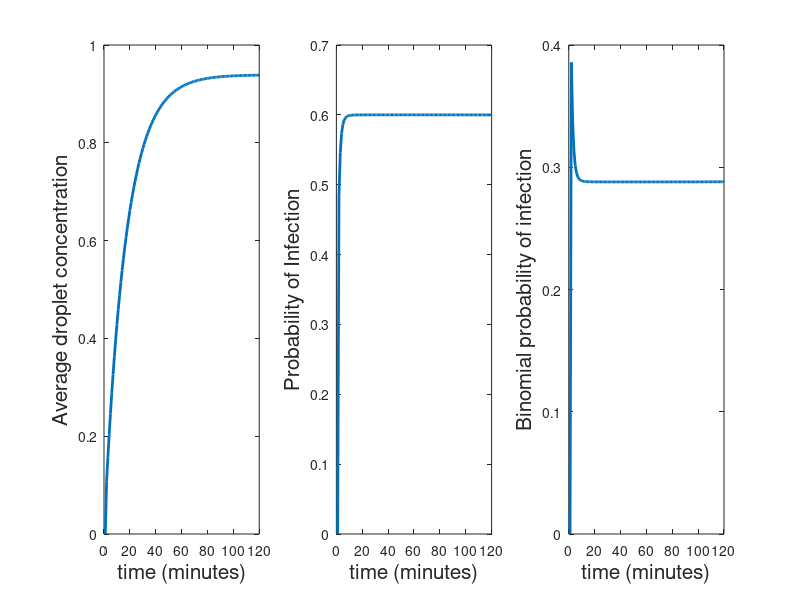

MATLAB code for this plot:
%figure(4), clf
k0=0.0031;   %21 RH relative humidity
k5=0.0078;   %35 RH
ka=0.016;    %51 RH
kb=0.024;    %65 RH
kc=0.028;     %81 RH
k6=0.01; %0.6 ACH
k1=0.016; %1 ACH
k2=0.025; %1.5 ACH
k3=0.1; %6ACH this is with the standard 6ACH
kj=3.19/60;% This is the ACH=3.20 in the office. It assumes
% that a vindow is open.
% Exhalation rate per minute E=1.584 m^2/min.
V=27.67;% Volume of the room in meters cubed.
C(1)=1.584/(V);
p(1)=0.6*(1-exp(-C(1))); %We are assuming that most people are
% vaccinated 0.3 but the strain is virulent (omicron) x 2 =0.6.
%pb(1)=320*p(1)*(1-p(1))^(319);
%pb(1)=(factorial(4)/(factorial(2)*factorial(2)))*p(1)^2*(1-p(1))^2;% 4 people and 2 get infected
pb(1)=(factorial(3)/(factorial(2)*factorial(1)))*p(1)^1*(1-p(1))^2;
k=k5+kj;
%C(1)=C(1)/k
for j=2:1:120
C(j)=(C(1)/k)*(1-exp(-k*j));
p(j)=0.6*(1-exp(-C(j)/k+C(1)*j));
%pb(j)=(factorial(4)/(factorial(2)*factorial(2)))*p(j)^2*(1-p(j))^2;
pb(j)=(factorial(3)/(factorial(2)*factorial(1)))*p(j)^1*(1-p(j))^2; %This is the probability that 2 people come into
%office and one gets infected (so there are 3 people there)
end
C(1)=0;
p(1)=0;
pb(1)=0;
%
subplot(1,3,1)
plot(C,'LineWidth',2);hold on
ylabel('Average droplet concentration','FontSize',15), xlabel('time (minutes)','FontSize',15)
subplot(1,3,2)
plot(p,'LineWidth',2);hold on
ylabel('Probability of Infection','FontSize',15), xlabel('time (minutes)','FontSize',15)
subplot(1,3,3)
plot(pb,'LineWidth',2);hold on
ylabel('Binomial probability of infection','FontSize',15), xlabel('time (minutes)','FontSize',15)
